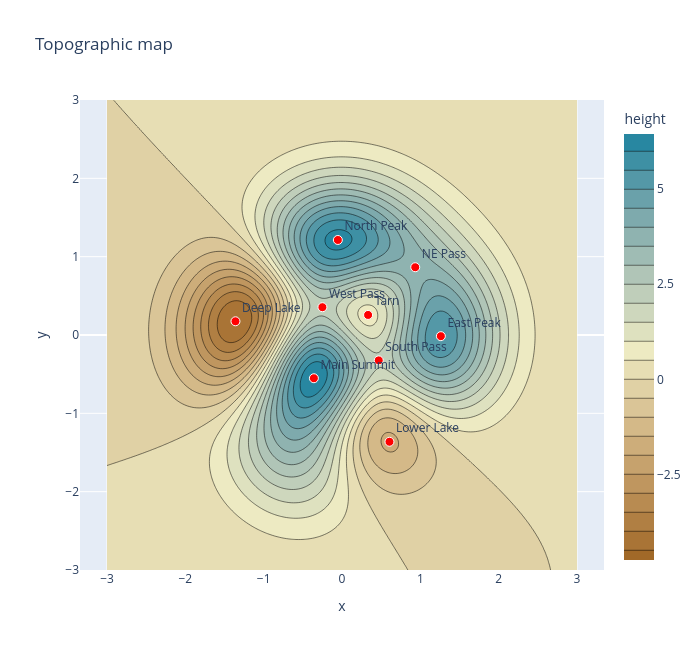

This figure's notebook cell:
### Code cell
# Topographic map
figmap = go.Figure([
    go.Contour(x=xs, y=ys, z=Z, colorscale="Earth", ncontours=30, colorbar=dict(title="height")),
    go.Scatter(x=lx, y=ly, mode="markers+text", text=names, textposition="top right",
               marker=dict(size=9, color="red", line=dict(color="white", width=1)), showlegend=False),
])
figmap.update_layout(title="Topographic map", width=700, height=650,
                     xaxis_title="x", yaxis_title="y", yaxis_scaleanchor="x")
figmap.show()

### Figure 1 — Plotly figure (JSON) as saved in the notebook; plotly's stock layout.template omitted (floating-point values rounded to 4 significant figures; data arrays with more than 128 entries replaced by an {"elided": "..."} marker saying what was removed)
{"data": [{"colorbar": {"title": {"text": "height"}}, "colorscale": [[0, "rgb(161, 105, 40)"], [0.1667, "rgb(189, 146, 90)"], [0.3333, "rgb(214, 189, 141)"], [0.5, "rgb(237, 234, 194)"], [0.6667, "rgb(181, 200, 184)"], [0.8333, "rgb(121, 167, 172)"], [1, "rgb(40, 135, 161)"]], "ncontours": 30, "type": "contour", "x": {"elided": "200 float values"}, "y": {"elided": "200 float values"}, "z": {"elided": "200x200 float values"}}, {"marker": {"color": "red", "line": {"color": "white", "width": 1}, "size": 9}, "mode": "markers+text", "showlegend": false, "text": ["Deep Lake", "Lower Lake", "Tarn", "Main Summit", "North Peak", "East Peak", "West Pass", "South Pass", "NE Pass"], "textposition": "top right", "type": "scatter", "x": [-1.36, 0.606, 0.333, -0.359, -0.053, 1.262, -0.25, 0.469, 0.935], "y": [0.175, -1.363, 0.256, -0.552, 1.213, -0.015, 0.355, -0.324, 0.865]}], "layout": {"height": 650, "title": {"text": "Topographic map"}, "width": 700, "xaxis": {"title": {"text": "x"}}, "yaxis": {"scaleanchor": "x", "title": {"text": "y"}}}}
